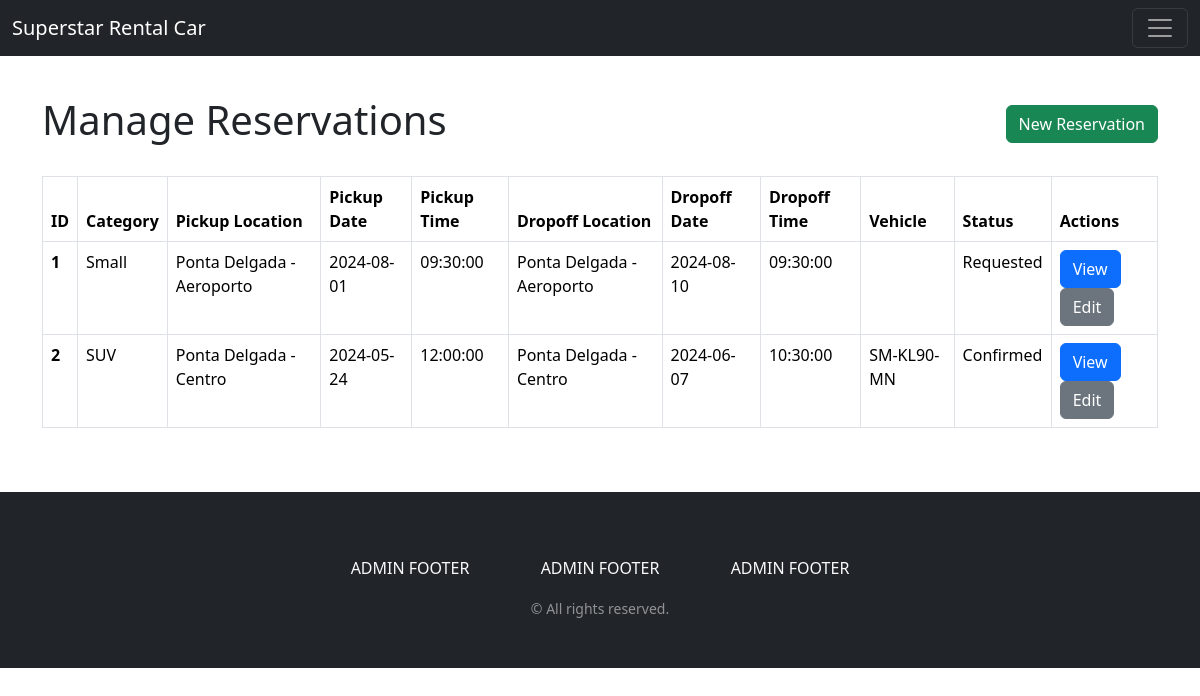
The app's page /project/src/html/admin/reservations.php (signed in), older data.
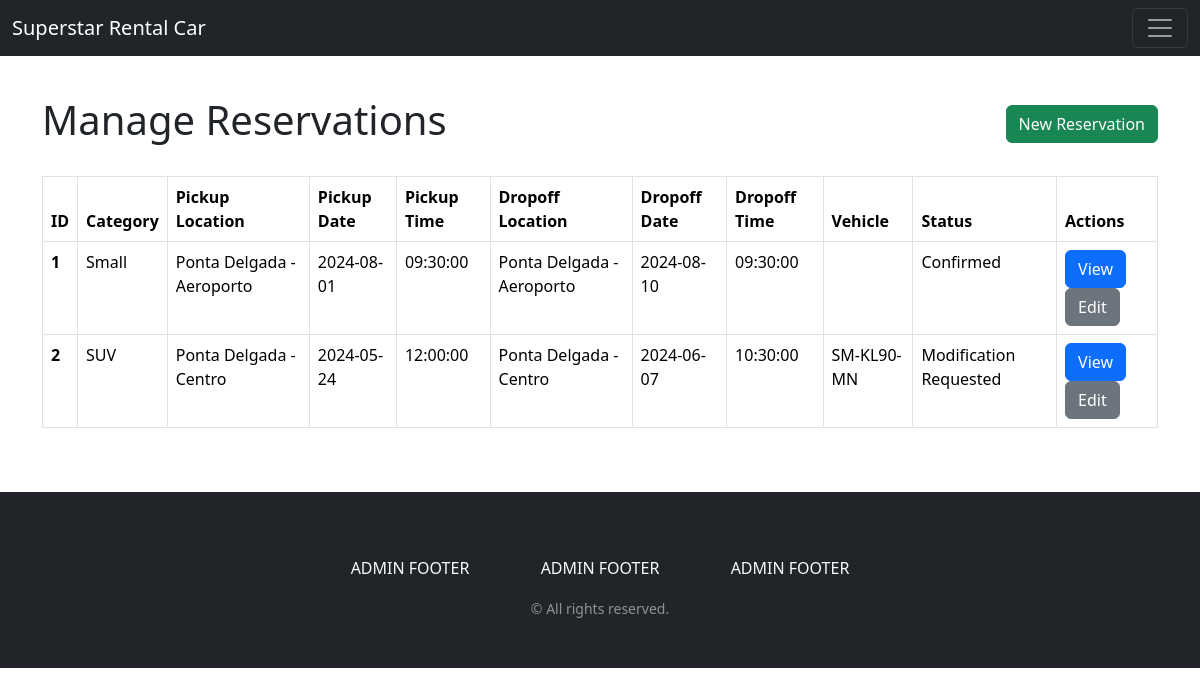
The same page, newer data.
### tables this page shows
CREATE TABLE IF NOT EXISTS revision (
    id INT UNSIGNED NOT NULL AUTO_INCREMENT,
    category_id INT UNSIGNED NOT NULL,
    customer_id INT UNSIGNED NOT NULL,
    status_id INT UNSIGNED NOT NULL,
    pickupLocation_id INT UNSIGNED NOT NULL,
    dropoffLocation_id INT UNSIGNED NOT NULL,
    pickupDate DATE NOT NULL,
    dropoffDate DATE NOT NULL,
    pickupTime TIME NOT NULL,
    dropoffTime TIME NOT NULL,
    totalPrice DECIMAL(6,2) NOT NULL,
     
    vehicle_id INT UNSIGNED,
    submittedByUser_id INT UNSIGNED,
    submittedTimestamp TIMESTAMP NOT NULL DEFAULT CURRENT_TIMESTAMP,

     
    effectivePickupDate DATE,
    effectivePickupTime TIME,
    effectivePickupLocation_id INT UNSIGNED,
    givenByUser_id INT UNSIGNED,

     
    effectiveDropoffDate DATE,
    effectiveDropoffTime TIME,
    effectiveDropoffLocation_id INT UNSIGNED,
    collectedByUser_id INT UNSIGNED,
    
    billingAddress_id INT UNSIGNED NOT NULL,
    creditCard_id INT UNSIGNED NOT NULL,
    reservation_id INT UNSIGNED NOT NULL,
    PRIMARY KEY (id),
    CONSTRAINT fk_revision_category
        FOREIGN KEY (category_id)
        REFERENCES category(id),
    CONSTRAINT fk_revision_customer
        FOREIGN KEY (customer_id)
        REFERENCES customer(id),
    CONSTRAINT fk_revision_status
        FOREIGN KEY (status_id)
        REFERENCES status(id),
    CONSTRAINT fk_revision_pickupLocation
        FOREIGN KEY (pickupLocation_id)
        REFERENCES location(id),
    CONSTRAINT fk_revision_dropoffLocation
        FOREIGN KEY (dropoffLocation_id)
        REFERENCES location(id),
    CONSTRAINT fk_revision_vehicle
        FOREIGN KEY (vehicle_id)
        REFERENCES vehicle(id),
    CONSTRAINT fk_revision_user
        FOREIGN KEY (submittedByUser_id)
        REFERENCES user(id),
    CONSTRAINT fk_revision_effectivePickupLocation
        FOREIGN KEY (effectivePickupLocation_id)
        REFERENCES location(id),
    CONSTRAINT fk_revision_effectiveDropoffLocation
        FOREIGN KEY (effectiveDropoffLocation_id)
        REFERENCES location(id),
    CONSTRAINT fk_revision_collectedByUser
        FOREIGN KEY (collectedByUser_id)
        REFERENCES user(id),
    CONSTRAINT fk_revision_givenByUser
        FOREIGN KEY (givenByUser_id)
        REFERENCES user(id),
    CONSTRAINT fk_revision_billingAddress
        FOREIGN KEY (billingAddress_id)
        REFERENCES address(id),
    CONSTRAINT fk_revision_creditCard
        FOREIGN KEY (creditCard_id)
        REFERENCES creditCard(id),
    CONSTRAINT fk_revision_reservation
        FOREIGN KEY (reservation_id)
        REFERENCES reservation(id)
);

CREATE TABLE IF NOT EXISTS reservation (
    id INT UNSIGNED NOT NULL AUTO_INCREMENT,
    ownerUser_id INT UNSIGNED,
    PRIMARY KEY (id),
    CONSTRAINT fk_reservation_user
        FOREIGN KEY (ownerUser_id)
        REFERENCES user(id)
);

CREATE TABLE IF NOT EXISTS category (
    id INT UNSIGNED NOT NULL AUTO_INCREMENT PRIMARY KEY,
    name VARCHAR(45) NOT NULL,
    description VARCHAR(90) NOT NULL,
    dailyRate DECIMAL(5,2) NOT NULL,
    isArchived BOOLEAN NOT NULL DEFAULT FALSE
);

CREATE TABLE location (
    id INT UNSIGNED NOT NULL AUTO_INCREMENT,
    name VARCHAR(90) NOT NULL,
    address_id INT UNSIGNED NOT NULL,
    island_id INT UNSIGNED NOT NULL,
    isArchived BOOLEAN NOT NULL DEFAULT FALSE,
    PRIMARY KEY (id),
    CONSTRAINT fk_location_address
        FOREIGN KEY (address_id)
        REFERENCES address(id),
    CONSTRAINT fk_location_island
        FOREIGN KEY (island_id)
        REFERENCES island(id)
);

CREATE TABLE IF NOT EXISTS status (
    id INT UNSIGNED NOT NULL AUTO_INCREMENT,
    statusName VARCHAR(45) NOT NULL,
    PRIMARY KEY (id)
);

CREATE TABLE IF NOT EXISTS vehicle (
    id INT UNSIGNED NOT NULL AUTO_INCREMENT,
    plate VARCHAR(15) NOT NULL,
    category_id INT UNSIGNED,
    rentable BOOLEAN NOT NULL,
    island_id INT UNSIGNED NOT NULL,
    isArchived BOOLEAN NOT NULL DEFAULT FALSE,
    PRIMARY KEY (id),
    CONSTRAINT fk_vehicle_category
        FOREIGN KEY (category_id)
        REFERENCES category(id),
    CONSTRAINT fk_vehicle_island
        FOREIGN KEY (island_id)
        REFERENCES island(id),
    CONSTRAINT UNIQUE (plate)
);

### project/autoload.php (called while the page is built, shortened)
<?php
function autoLoader($classACarregar)
{
    $ficheiroAcarregar = str_replace('\\', DIRECTORY_SEPARATOR, $classACarregar)
        . ".php";
}

### project/lib/RentACar/MyConnect.php (called while the page is built, shortened)
<?php
class MyConnect
{
    protected $connection;
    private static $instance = null;
    private function __construct()
    {
        $config = parse_ini_file('db.ini');
        $dbh = "mysql:host={$config['DBHOST']};dbname={$config['DBNAME']}";
        try {
            $this->connection = new \PDO($dbh, $config['DBUSER'], $config['DBPASS']);
            $this->connection->setAttribute(\PDO::ATTR_ERRMODE, \PDO::ERRMODE_EXCEPTION);
            $result = $this->connection->query('SELECT 1');
        } catch (\PDOException $e) {
            throw new \PDOException($e->getMessage(), (int)$e->getCode());
        }
    }
    public static function getInstance(): self
    {
        if (self::$instance == null) {
            self::$instance = new MyConnect();
        }
        return self::$instance;
    }
    public function query(string $sql)
    {
        return $this->connection->query($sql);
    }
}

### project/lib/RentACar/DBModel.php (called while the page is built, shortened)
<?php
require_once $_SERVER['DOCUMENT_ROOT'] . '/vendor/autoload.php';
trait DBModel
{
    protected ?int $id = null;
    public function getId(): int
    {
        return $this->id;
    }
    public static function find(int $id, string $tableName = ''): self
    {
        $connection = MyConnect::getInstance()->getConnection();
        $sql = "SELECT * FROM " . $tableName . " WHERE id = ?";
        $stmt = $connection->prepare($sql);
        $stmt->execute([$id]);
        $result = $stmt->fetchObject(static::class);
        return $result;
    }
    public function loadRelation(string $relationName, string $tableName = ''): self
    {
        if ($tableName === '') {
            $tableName = $relationName;
        }
        $className = 'RentACar\\' . self::snakeToCamel($tableName);
        $this->{$relationName} = $className::find($this->{$relationName . '_id'}, $tableName);
        return $this;
    }
    public static function rawSQL(string $sql): \PDOStatement
    {
        $connection = MyConnect::getInstance();
        return $connection->query($sql);
    }
    public static function snakeToCamel($string, $capitalizeFirstCharacter = true): string
    {
        $str = str_replace(' ', '', ucwords(str_replace('_', ' ', $string)));
        return $str;
    }
}

### project/lib/RentACar/Revision.php (called while the page is built, shortened)
<?php
require_once $_SERVER['DOCUMENT_ROOT'] . '/vendor/autoload.php';
class Revision {
    protected ?string $pickupDate = null;
    protected ?string $dropoffDate = null;
    protected ?string $pickupTime = null;
    protected ?string $dropoffTime = null;
    protected ?int $vehicle_id = null;
    protected ?Reservation $reservation = null;
    protected ?Category $category = null;
    protected ?Status $status = null;
    protected ?Location $pickupLocation = null;
    protected ?Location $dropoffLocation = null;
    protected ?Vehicle $vehicle = null;
    public function getPickupDate(): string
    {
        return $this->pickupDate;
    }
    public function getDropoffDate(): string
    {
        return $this->dropoffDate;
    }
    public function getPickupTime(): string
    {
        return $this->pickupTime;
    }
    public function getDropoffTime(): string
    {
        return $this->dropoffTime;
    }
    public function getCategory(): Category
    {
        return $this->category;
    }
    public function getStatus(): Status
    {
        return $this->status;
    }
    public function getPickupLocation(): Location
    {
        return $this->pickupLocation;
    }
    public function getDropoffLocation(): Location
    {
        return $this->dropoffLocation;
    }
    public function getVehicle(): ?Vehicle
    {
        return $this->vehicle;
    }
    public function getReservation(): Reservation
    {
        return $this->reservation;
    }
    public function loadStatus(): self
    {
        try {
            $this->loadRelation('status');
        } catch(e) {
        }
        return $this;
    }
    public function loadCategory(): self
    {
        try {
            $this->loadRelation('category');
        } catch(e) {
        }
        return $this;
    }
    public function loadReservation(): self
    {
        try {
            $this->loadRelation('reservation');
        } catch(e) {
        }
        return $this;
    }
    public function loadPickupLocation(): self
    {
        try {
            $this->loadRelation('pickupLocation', 'location');
        } catch(e) {
        }
        return $this;
    }
    public function loadDropoffLocation(): self
    {
        try {
            $this->loadRelation('dropoffLocation', 'location');
        } catch(e) {
        }
        return $this;
    }
    public function loadVehicle(): self
    {
        try {
            if ($this->vehicle_id !== null) {
                $this->loadRelation('vehicle');
            }
        } catch(e) {
        }
        return $this;
    }
    public static function fetchAllLatestRevisions(): array
    {
        try {
            $revisions = [];
            $stmt = Revision::rawSQL("
                SELECT revision.* FROM revision
                LEFT OUTER JOIN (
                    SELECT reservation_id, max(submittedTimestamp) as maxSubmittedTimestamp
                        FROM revision
                        GROUP BY reservation_id
                ) latestRevision
                ON revision.reservation_id = latestRevision.reservation_id
                WHERE revision.submittedTimestamp = latestRevision.maxSubmittedTimestamp;
            ");
            while($row = $stmt->fetchObject(Revision::class)) {
                $revisions[] = $row;
            }
        } catch(e) {
        }
        return $revisions;
    }
}

### project/lib/RentACar/Category.php (called while the page is built, shortened)
<?php
require_once $_SERVER['DOCUMENT_ROOT'] . '/vendor/autoload.php';
class Category {
    protected ?string $name = null;
    public function getName(): ?string
    {
        return $this->name;
    }
}

### project/lib/RentACar/Location.php (called while the page is built, shortened)
<?php
require_once $_SERVER['DOCUMENT_ROOT'] . '/vendor/autoload.php';
class Location {
    protected ?string $name = null;
    public function getName()
    {
        return $this->name;
    }
}

### project/lib/RentACar/Status.php (called while the page is built, shortened)
<?php
require_once $_SERVER['DOCUMENT_ROOT'] . '/vendor/autoload.php';
class Status {
    protected ?string $statusName;
    public function getStatusName(): string
    {
        return $this->statusName;
    }
}

### project/lib/RentACar/Vehicle.php (called while the page is built, shortened)
<?php
require_once $_SERVER['DOCUMENT_ROOT'] . '/vendor/autoload.php';
class Vehicle {
    protected ?string $plate = null;
    public function getPlate(): string
    {
        return $this->plate;
    }
}

### project/src/html/admin/reservations.php (the view, shortened to what the rows shown need)
<?php
require_once $_SERVER['DOCUMENT_ROOT'] . '/src/html/components/header.php';
require_once $_SERVER['DOCUMENT_ROOT'] . '/vendor/autoload.php';
echo getHeader();
?>
<body>
    <div class="container mt-5">
        <div class="d-flex flex-wrap justify-content-between align-items-center pt-5 mb-4">
            <h1>Manage Reservations</h1>
        </div>
    </div>
    <div class="container">
        <div class="table-responsive">
            <table class="table table-bordered">
                <thead>
                    <tr>
                        <th>ID</th>
                        <th>Category</th>
                        <th>Pickup Location</th>
                        <th>Pickup Date</th>
                        <th>Pickup Time</th>
                        <th>Dropoff Location</th>
                        <th>Dropoff Date</th>
                        <th>Dropoff Time</th>
                        <th>Vehicle</th>
                        <th>Status</th>
                        <th>Actions</th>
                    </tr>
                </thead>
                <tbody>
                    <?php $revisions = Revision::fetchAllLatestRevisions();
                    foreach ($revisions as $revision) {
                        $revision->loadCategory();
                        $revision->loadReservation();
                        $revision->loadVehicle();
                        $revision->loadPickupLocation();
                        $revision->loadDropoffLocation();
                        $reservationId = $revision->getReservation()->getId();
                    ?>
                        <tr>
                            <th><?php echo $reservationId; ?></th>
                            <td><?php echo $revision->getCategory()->getName(); ?></td>
                            <td><?php echo $revision->getPickupLocation()->getName(); ?></td>
                            <td><?php echo $revision->getPickupDate(); ?></td>
                            <td><?php echo $revision->getPickupTime(); ?></td>
                            <td><?php echo $revision->getDropoffLocation()->getName(); ?></td>
                            <td><?php echo $revision->getDropoffDate(); ?></td>
                            <td><?php echo $revision->getDropoffTime(); ?></td>
                            <td><?php echo $revision->getVehicle() === null ? null : $revision->getVehicle()->getPlate() ?></td>
                            <td><?php echo $revision->loadStatus()->getStatus()->getStatusName(); ?></td>
                            <td>
                                <a href="/src/html/admin/reservationView.php?reservationId=<?php echo $reservationId; ?>" class="btn btn-primary">View</a>
                                <a href="/src/html/admin/reservationEdit.php?reservationId=<?php echo $reservationId; ?>" class="btn btn-secondary">Edit</a>
                            </td>
                        </tr>
                    <?php } ?>
                </tbody>
            </table>
        </div>
    </div>
</body>
</html>

Row changes from the older to the newer data that the page shows:
changed through a linked row, revision "Small": status.statusName "Requested" → "Confirmed"
changed through a linked row, revision "SUV": status.statusName "Confirmed" → "Modification Requested"
